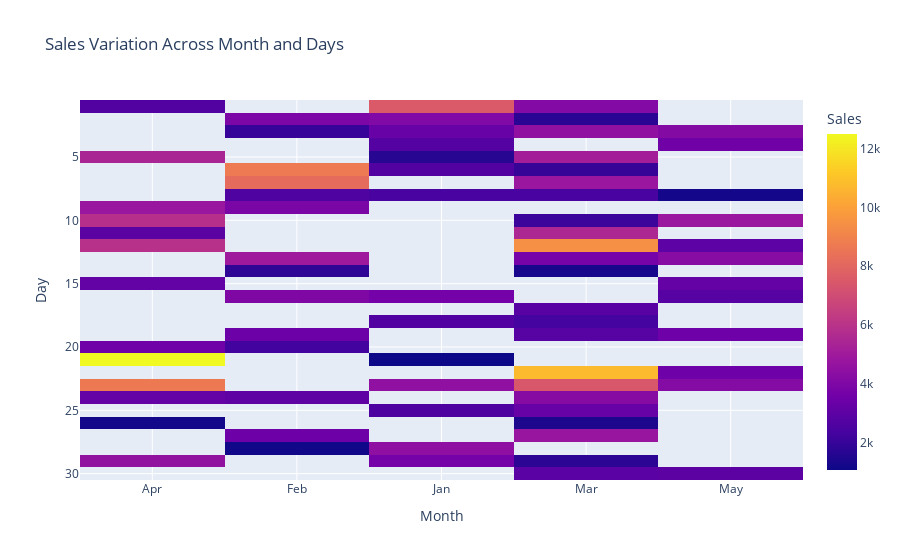

The notebook cell this image was saved under:
### Markdown cell above
3. Using the sales data, generate a heatmap to visualize the variation in sales across different months and days.
    ![image.png](attachment:image.png)

### Code cell
np.random.seed(20)
data = {
    'Month': np.random.choice(['Jan', 'Feb', 'Mar', 'Apr', 'May'], 100),
    'Day': np.random.choice(range(1, 31), 100),
    'Sales': np.random.randint(1000, 5000, 100)
}
df = pd.DataFrame(data)

Heatmap_data= df.pivot_table(index="Day", columns="Month", values="Sales", aggfunc="sum")
fig= px.imshow(Heatmap_data, title= "Sales Variation Across Month and Days", labels={"color": "Sales"})
fig.show()

### Figure 1 — Plotly figure (JSON) as saved in the notebook; plotly's stock layout.template omitted (floating-point values rounded to 4 significant figures; data arrays with more than 128 entries replaced by an {"elided": "..."} marker saying what was removed)
{"data": [{"coloraxis": "coloraxis", "hovertemplate": "Month: %{x}<br>Day: %{y}<br>Sales: %{z}<extra></extra>", "name": "0", "type": "heatmap", "x": ["Apr", "Feb", "Jan", "Mar", "May"], "xaxis": "x", "y": [1, 2, 3, 4, 5, 6, 7, 8, 9, 10, 11, 12, 13, 14, 15, 16, 17, 18, 19, 20, 21, 22, 23, 24, 25, 26, 27, 28, 29, 30], "yaxis": "y", "z": {"elided": "30x5 int values"}}], "layout": {"coloraxis": {"colorbar": {"title": {"text": "Sales"}}, "colorscale": [[0, "#0d0887"], [0.1111, "#46039f"], [0.2222, "#7201a8"], [0.3333, "#9c179e"], [0.4444, "#bd3786"], [0.5556, "#d8576b"], [0.6667, "#ed7953"], [0.7778, "#fb9f3a"], [0.8889, "#fdca26"], [1, "#f0f921"]]}, "title": {"text": "Sales Variation Across Month and Days"}, "xaxis": {"anchor": "y", "constrain": "domain", "domain": [0, 1], "scaleanchor": "y", "title": {"text": "Month"}}, "yaxis": {"anchor": "x", "autorange": "reversed", "constrain": "domain", "domain": [0, 1], "title": {"text": "Day"}}}}
